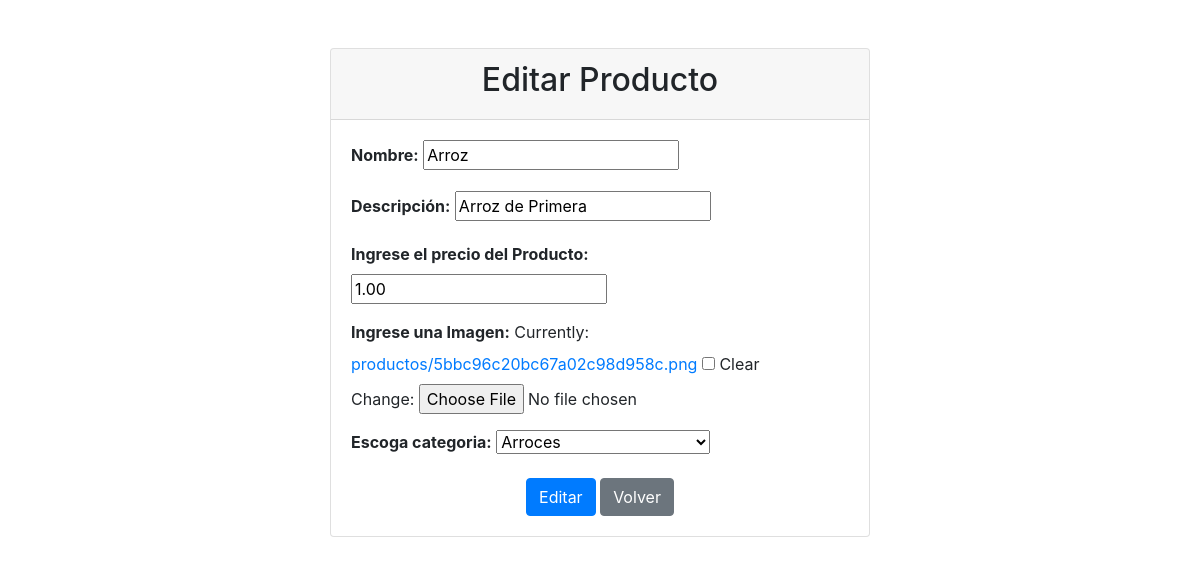
/productos_E/1/, run on the app's committed database.
### main/models.py (models this page shows, shortened)
class ges_P (models.Model):
    class Meta:
        verbose_name_plural = 'Productos'
        verbose_name = 'Producto'
        db_table = 'ges_P'
    name = models.CharField (max_length=20, blank=False, null=False, unique=True)
    descripcion = models.CharField(max_length=100, blank=False, null=False)
    precio = models.DecimalField(blank=False, null=False, decimal_places=2, max_digits=10)
    img = models.ImageField(upload_to='productos/', blank=True)
    categoria = models.ForeignKey(cat_P, on_delete=models.CASCADE)

### main/views.py (the view)
def editar_producto(request, categoria_id):
    productos = get_object_or_404(ges_P, pk=categoria_id)
    if request.method == 'POST':
        form = gestion_P(request.POST, request.FILES, instance=productos)
        if form.is_valid():
            form.save()
            return redirect(reverse('gestion_P'))
    else:
        form = gestion_P(instance=productos)
    return render(request, 'productos_E.html', {'form': form, 'productos': productos})

### main/forms.py
class gestion_P (forms.ModelForm):
    name = forms.CharField (required=True, label='Ingrese el nombre del producto')
    descripcion = forms.Textarea()
    precio = forms.DecimalField(required=True, label='Ingrese el precio del producto')
    img = forms.ImageField(required=False, label="Seleccione una imagen")
    categoria = forms.ModelChoiceField(queryset=cat_P.objects.all(),
                empty_label="Selecciona una categoría",
                label="Categoría", required=True)
    class Meta:
        model = ges_P
        fields = ['name', 'descripcion', 'precio', 'img', 'categoria']

### main/models.py (called while the page is built)
    def __str__(self):
        return self.name

### main/templates/productos_E.html (shortened to what this page needs)
<!DOCTYPE html>
<html lang="en">
<head>
    <link href="https://maxcdn.bootstrapcdn.com/bootstrap/4.5.2/css/bootstrap.min.css" rel="stylesheet">
</head>
<body>
    {% block content %}
     <div class="container mt-5">
        <div class="row justify-content-center">
            <div class="col-md-6">
                <div class="card">
                    <div class="card-header">
                        <h2 class="text-center">Editar Producto</h2>
                    </div>
                    <div class="card-body">
                        <form class="form" method="POST">
                            <div class="form-group">
                                <label style="font-weight: bold;">Nombre:</label>
                                {{ form.name }}
                            </div>
                            <div class="form-group">
                                <label style="font-weight: bold;">Descripción:</label>
                                {{ form.descripcion }}
                            </div>
                            <div class="form-group">
                                <label style="font-weight: bold;">Ingrese el precio del Producto:</label>
                                {{ form.precio }}
                            </div>
                            <div class="form-group">
                                <label style="font-weight: bold;">Ingrese una Imagen:</label>
                                {{ form.img }}
                            </div>
                            <div class="form-group">
                                <label style="font-weight: bold;">Escoga categoria:</label>
                                {{ form.categoria }}
                            </div>
                            <div class="text-center">
                                <button type="submit" class="btn btn-primary">Editar</button>
                                <a href="{% url 'gestion_P' %}" class="btn btn-secondary">Volver</a>
                            </div>
                        </form>
                    </div>
                </div>
            </div>
        </div>
    </div>
    {% endblock %}
</body>
</html>

### data on the page
ges_P: name "Arroz", descripcion "Arroz de Primera", precio "1.00", categoria "Arroces"
